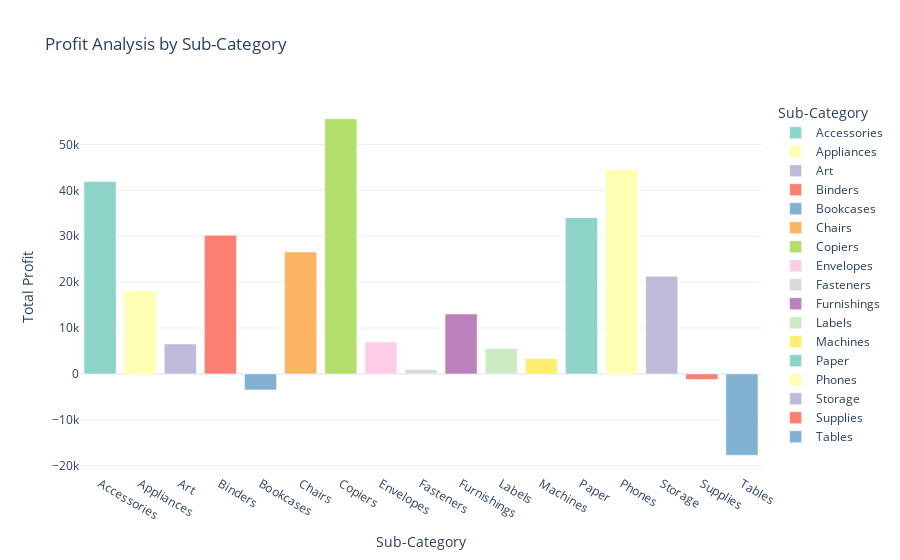

The notebook cell saved with this chart:
### Code cell
import plotly.express as px

profit_by_subcategory = data.groupby('Sub-Category')['Profit'].sum().reset_index()

fig = px.bar(profit_by_subcategory, 
             x='Sub-Category', 
             y='Profit', 
             title='Profit Analysis by Sub-Category',
             color='Sub-Category',  
             labels={'Profit': 'Total Profit'},  
             color_discrete_sequence=px.colors.qualitative.Set3)  

fig.show()

### Figure 1 — Plotly figure (JSON) as saved in the notebook; plotly's stock layout.template omitted (floating-point values rounded to 4 significant figures)
{"data": [{"alignmentgroup": "True", "hovertemplate": "Sub-Category=%{x}<br>Total Profit=%{y}<extra></extra>", "legendgroup": "Accessories", "marker": {"color": "rgb(141,211,199)", "pattern": {"shape": ""}}, "name": "Accessories", "offsetgroup": "Accessories", "orientation": "v", "showlegend": true, "textposition": "auto", "type": "bar", "x": ["Accessories"], "xaxis": "x", "y": [41940.0], "yaxis": "y"}, {"alignmentgroup": "True", "hovertemplate": "Sub-Category=%{x}<br>Total Profit=%{y}<extra></extra>", "legendgroup": "Appliances", "marker": {"color": "rgb(255,255,179)", "pattern": {"shape": ""}}, "name": "Appliances", "offsetgroup": "Appliances", "orientation": "v", "showlegend": true, "textposition": "auto", "type": "bar", "x": ["Appliances"], "xaxis": "x", "y": [18140.0], "yaxis": "y"}, {"alignmentgroup": "True", "hovertemplate": "Sub-Category=%{x}<br>Total Profit=%{y}<extra></extra>", "legendgroup": "Art", "marker": {"color": "rgb(190,186,218)", "pattern": {"shape": ""}}, "name": "Art", "offsetgroup": "Art", "orientation": "v", "showlegend": true, "textposition": "auto", "type": "bar", "x": ["Art"], "xaxis": "x", "y": [6528.0], "yaxis": "y"}, {"alignmentgroup": "True", "hovertemplate": "Sub-Category=%{x}<br>Total Profit=%{y}<extra></extra>", "legendgroup": "Binders", "marker": {"color": "rgb(251,128,114)", "pattern": {"shape": ""}}, "name": "Binders", "offsetgroup": "Binders", "orientation": "v", "showlegend": true, "textposition": "auto", "type": "bar", "x": ["Binders"], "xaxis": "x", "y": [30220.0], "yaxis": "y"}, {"alignmentgroup": "True", "hovertemplate": "Sub-Category=%{x}<br>Total Profit=%{y}<extra></extra>", "legendgroup": "Bookcases", "marker": {"color": "rgb(128,177,211)", "pattern": {"shape": ""}}, "name": "Bookcases", "offsetgroup": "Bookcases", "orientation": "v", "showlegend": true, "textposition": "auto", "type": "bar", "x": ["Bookcases"], "xaxis": "x", "y": [-3473.0], "yaxis": "y"}, {"alignmentgroup": "True", "hovertemplate": "Sub-Category=%{x}<br>Total Profit=%{y}<extra></extra>", "legendgroup": "Chairs", "marker": {"color": "rgb(253,180,98)", "pattern": {"shape": ""}}, "name": "Chairs", "offsetgroup": "Chairs", "orientation": "v", "showlegend": true, "textposition": "auto", "type": "bar", "x": ["Chairs"], "xaxis": "x", "y": [26590.0], "yaxis": "y"}, {"alignmentgroup": "True", "hovertemplate": "Sub-Category=%{x}<br>Total Profit=%{y}<extra></extra>", "legendgroup": "Copiers", "marker": {"color": "rgb(179,222,105)", "pattern": {"shape": ""}}, "name": "Copiers", "offsetgroup": "Copiers", "orientation": "v", "showlegend": true, "textposition": "auto", "type": "bar", "x": ["Copiers"], "xaxis": "x", "y": [55620.0], "yaxis": "y"}, {"alignmentgroup": "True", "hovertemplate": "Sub-Category=%{x}<br>Total Profit=%{y}<extra></extra>", "legendgroup": "Envelopes", "marker": {"color": "rgb(252,205,229)", "pattern": {"shape": ""}}, "name": "Envelopes", "offsetgroup": "Envelopes", "orientation": "v", "showlegend": true, "textposition": "auto", "type": "bar", "x": ["Envelopes"], "xaxis": "x", "y": [6964.0], "yaxis": "y"}, {"alignmentgroup": "True", "hovertemplate": "Sub-Category=%{x}<br>Total Profit=%{y}<extra></extra>", "legendgroup": "Fasteners", "marker": {"color": "rgb(217,217,217)", "pattern": {"shape": ""}}, "name": "Fasteners", "offsetgroup": "Fasteners", "orientation": "v", "showlegend": true, "textposition": "auto", "type": "bar", "x": ["Fasteners"], "xaxis": "x", "y": [949.5], "yaxis": "y"}, {"alignmentgroup": "True", "hovertemplate": "Sub-Category=%{x}<br>Total Profit=%{y}<extra></extra>", "legendgroup": "Furnishings", "marker": {"color": "rgb(188,128,189)", "pattern": {"shape": ""}}, "name": "Furnishings", "offsetgroup": "Furnishings", "orientation": "v", "showlegend": true, "textposition": "auto", "type": "bar", "x": ["Furnishings"], "xaxis": "x", "y": [13060.0], "yaxis": "y"}, {"alignmentgroup": "True", "hovertemplate": "Sub-Category=%{x}<br>Total Profit=%{y}<extra></extra>", "legendgroup": "Labels", "marker": {"color": "rgb(204,235,197)", "pattern": {"shape": ""}}, "name": "Labels", "offsetgroup": "Labels", "orientation": "v", "showlegend": true, "textposition": "auto", "type": "bar", "x": ["Labels"], "xaxis": "x", "y": [5546.0], "yaxis": "y"}, {"alignmentgroup": "True", "hovertemplate": "Sub-Category=%{x}<br>Total Profit=%{y}<extra></extra>", "legendgroup": "Machines", "marker": {"color": "rgb(255,237,111)", "pattern": {"shape": ""}}, "name": "Machines", "offsetgroup": "Machines", "orientation": "v", "showlegend": true, "textposition": "auto", "type": "bar", "x": ["Machines"], "xaxis": "x", "y": [3385.0], "yaxis": "y"}, {"alignmentgroup": "True", "hovertemplate": "Sub-Category=%{x}<br>Total Profit=%{y}<extra></extra>", "legendgroup": "Paper", "marker": {"color": "rgb(141,211,199)", "pattern": {"shape": ""}}, "name": "Paper", "offsetgroup": "Paper", "orientation": "v", "showlegend": true, "textposition": "auto", "type": "bar", "x": ["Paper"], "xaxis": "x", "y": [34050.0], "yaxis": "y"}, {"alignmentgroup": "True", "hovertemplate": "Sub-Category=%{x}<br>Total Profit=%{y}<extra></extra>", "legendgroup": "Phones", "marker": {"color": "rgb(255,255,179)", "pattern": {"shape": ""}}, "name": "Phones", "offsetgroup": "Phones", "orientation": "v", "showlegend": true, "textposition": "auto", "type": "bar", "x": ["Phones"], "xaxis": "x", "y": [44520.0], "yaxis": "y"}, {"alignmentgroup": "True", "hovertemplate": "Sub-Category=%{x}<br>Total Profit=%{y}<extra></extra>", "legendgroup": "Storage", "marker": {"color": "rgb(190,186,218)", "pattern": {"shape": ""}}, "name": "Storage", "offsetgroup": "Storage", "orientation": "v", "showlegend": true, "textposition": "auto", "type": "bar", "x": ["Storage"], "xaxis": "x", "y": [21280.0], "yaxis": "y"}, {"alignmentgroup": "True", "hovertemplate": "Sub-Category=%{x}<br>Total Profit=%{y}<extra></extra>", "legendgroup": "Supplies", "marker": {"color": "rgb(251,128,114)", "pattern": {"shape": ""}}, "name": "Supplies", "offsetgroup": "Supplies", "orientation": "v", "showlegend": true, "textposition": "auto", "type": "bar", "x": ["Supplies"], "xaxis": "x", "y": [-1189.0], "yaxis": "y"}, {"alignmentgroup": "True", "hovertemplate": "Sub-Category=%{x}<br>Total Profit=%{y}<extra></extra>", "legendgroup": "Tables", "marker": {"color": "rgb(128,177,211)", "pattern": {"shape": ""}}, "name": "Tables", "offsetgroup": "Tables", "orientation": "v", "showlegend": true, "textposition": "auto", "type": "bar", "x": ["Tables"], "xaxis": "x", "y": [-17730.0], "yaxis": "y"}], "layout": {"barmode": "relative", "legend": {"title": {"text": "Sub-Category"}, "tracegroupgap": 0}, "title": {"text": "Profit Analysis by Sub-Category"}, "xaxis": {"anchor": "y", "categoryarray": ["Accessories", "Appliances", "Art", "Binders", "Bookcases", "Chairs", "Copiers", "Envelopes", "Fasteners", "Furnishings", "Labels", "Machines", "Paper", "Phones", "Storage", "Supplies", "Tables"], "categoryorder": "array", "domain": [0, 1], "title": {"text": "Sub-Category"}}, "yaxis": {"anchor": "x", "domain": [0, 1], "title": {"text": "Total Profit"}}}}
